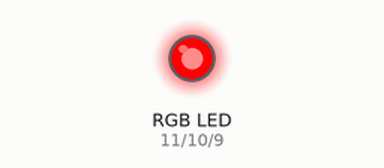
Simulated run of this sketch. Board: Arduino Uno, built with avr-gcc and run on an emulated ATmega328P. Parts: an RGB LED mixed from three pins (HIGH = lit).

Above: at 0.5 s.
At 1.5 s:
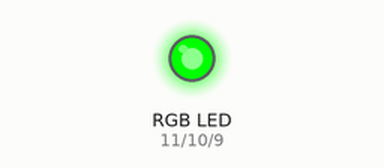
At 5.5 s:
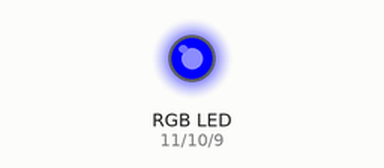
Timing chart, 0 to 6.9 s (numbered marks = the images above):
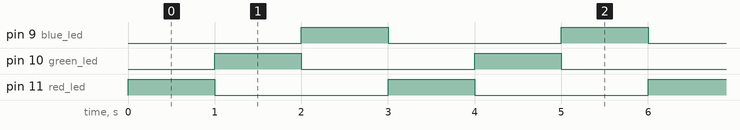

The sketch:

rgb.ino
```cpp
// (licence header left out)
const int red_led = 11;
const int green_led = 10;
const int blue_led = 9;

void setup(){
  pinMode(red_led,OUTPUT);
  pinMode(green_led,OUTPUT);
  pinMode(blue_led,OUTPUT);
}

void loop(){
  RGB(255,0,0);		//red
  delay(1000);
  RGB(0,255,0);		//green
  delay(1000);
  RGB(0,0,255);		//blue
  delay(1000);
}

//Writing the RGB function

void RGB(int redVal,int greenVal,int blueVal){
  analogWrite(red_led,redVal);
  analogWrite(green_led,greenVal);
  analogWrite(blue_led,blueVal);

}

// Author Footprint: //Pranjal Das
```

Measured:
- by itself, pin 9 (blue_led), pin 10 (green_led), pin 11 (red_led): alternates HIGH for 1.0 s and LOW for 2.0 s
- by itself, everything shown: repeats every 3.0 s, in 3 steps
